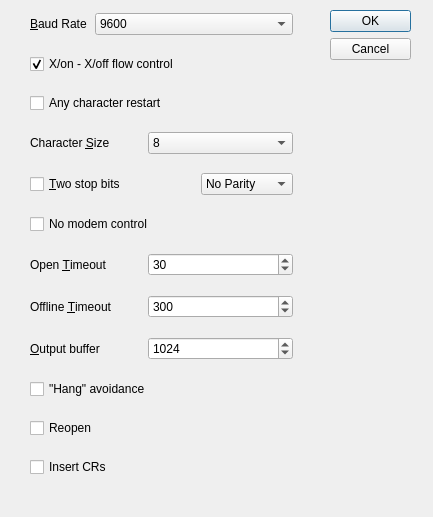
<?xml version="1.0" encoding="UTF-8"?>
<ui version="4.0">
 <class>serialparams</class>
 <widget class="QDialog" name="serialparams">
  <property name="geometry">
   <rect>
    <x>0</x>
    <y>0</y>
    <width>433</width>
    <height>517</height>
   </rect>
  </property>
  <property name="windowTitle">
   <string>Set serial line parameters</string>
  </property>
  <widget class="QDialogButtonBox" name="buttonBox">
   <property name="geometry">
    <rect>
     <x>330</x>
     <y>10</y>
     <width>81</width>
     <height>91</height>
    </rect>
   </property>
   <property name="orientation">
    <enum>Qt::Vertical</enum>
   </property>
   <property name="standardButtons">
    <set>QDialogButtonBox::Cancel|QDialogButtonBox::Ok</set>
   </property>
  </widget>
  <widget class="QWidget" name="layoutWidget">
   <property name="geometry">
    <rect>
     <x>30</x>
     <y>10</y>
     <width>263</width>
     <height>481</height>
    </rect>
   </property>
   <layout class="QGridLayout" name="gridLayout">
    <property name="horizontalSpacing">
     <number>8</number>
    </property>
    <property name="verticalSpacing">
     <number>16</number>
    </property>
    <item row="0" column="0">
     <widget class="QLabel" name="label">
      <property name="text">
       <string>&amp;Baud Rate</string>
      </property>
      <property name="buddy">
       <cstring>baudrate</cstring>
      </property>
     </widget>
    </item>
    <item row="0" column="1" colspan="3">
     <widget class="QComboBox" name="baudrate">
      <property name="toolTip">
       <string>This is the serial baud rate to be used</string>
      </property>
      <property name="currentIndex">
       <number>4</number>
      </property>
      <item>
       <property name="text">
        <string>1200</string>
       </property>
      </item>
      <item>
       <property name="text">
        <string>1800</string>
       </property>
      </item>
      <item>
       <property name="text">
        <string>2400</string>
       </property>
      </item>
      <item>
       <property name="text">
        <string>4800</string>
       </property>
      </item>
      <item>
       <property name="text">
        <string>9600</string>
       </property>
      </item>
      <item>
       <property name="text">
        <string>19200</string>
       </property>
      </item>
      <item>
       <property name="text">
        <string>38400</string>
       </property>
      </item>
     </widget>
    </item>
    <item row="1" column="0" colspan="4">
     <widget class="QCheckBox" name="xon">
      <property name="toolTip">
       <string>Select this for x/on-x/off flow control</string>
      </property>
      <property name="text">
       <string>X/on - X/off flow control</string>
      </property>
      <property name="checked">
       <bool>true</bool>
      </property>
     </widget>
    </item>
    <item row="2" column="0" colspan="4">
     <widget class="QCheckBox" name="xany">
      <property name="toolTip">
       <string>Select this to restart with any character when using X/on-X/off</string>
      </property>
      <property name="text">
       <string>Any character restart</string>
      </property>
     </widget>
    </item>
    <item row="3" column="0" colspan="2">
     <widget class="QLabel" name="label_2">
      <property name="text">
       <string>Character &amp;Size</string>
      </property>
      <property name="buddy">
       <cstring>csize</cstring>
      </property>
     </widget>
    </item>
    <item row="3" column="2" colspan="2">
     <widget class="QComboBox" name="csize">
      <property name="toolTip">
       <string>Size of each character</string>
      </property>
      <property name="currentIndex">
       <number>0</number>
      </property>
      <item>
       <property name="text">
        <string>8</string>
       </property>
      </item>
      <item>
       <property name="text">
        <string>7</string>
       </property>
      </item>
      <item>
       <property name="text">
        <string>6</string>
       </property>
      </item>
      <item>
       <property name="text">
        <string>5</string>
       </property>
      </item>
     </widget>
    </item>
    <item row="4" column="0" colspan="2">
     <widget class="QCheckBox" name="twostop">
      <property name="toolTip">
       <string>Two stop bits</string>
      </property>
      <property name="text">
       <string>&amp;Two stop bits</string>
      </property>
     </widget>
    </item>
    <item row="4" column="3">
     <widget class="QComboBox" name="parity">
      <property name="toolTip">
       <string>Whether parity bit and whether odd or even</string>
      </property>
      <item>
       <property name="text">
        <string>No Parity</string>
       </property>
      </item>
      <item>
       <property name="text">
        <string>Even Parity</string>
       </property>
      </item>
      <item>
       <property name="text">
        <string>Odd Parity</string>
       </property>
      </item>
     </widget>
    </item>
    <item row="5" column="0" colspan="3">
     <widget class="QCheckBox" name="clocal">
      <property name="toolTip">
       <string>Turn off modem control</string>
      </property>
      <property name="text">
       <string>No modem control</string>
      </property>
     </widget>
    </item>
    <item row="6" column="0" colspan="2">
     <widget class="QLabel" name="label_3">
      <property name="text">
       <string>Open &amp;Timeout</string>
      </property>
      <property name="buddy">
       <cstring>opento</cstring>
      </property>
     </widget>
    </item>
    <item row="6" column="2" colspan="2">
     <widget class="QSpinBox" name="opento">
      <property name="toolTip">
       <string>Timeout trying to open serial port before deciding it's offline</string>
      </property>
      <property name="maximum">
       <number>65535</number>
      </property>
      <property name="value">
       <number>30</number>
      </property>
     </widget>
    </item>
    <item row="7" column="0" colspan="2">
     <widget class="QLabel" name="label_4">
      <property name="text">
       <string>Offline &amp;Timeout</string>
      </property>
      <property name="buddy">
       <cstring>offlineto</cstring>
      </property>
     </widget>
    </item>
    <item row="7" column="2" colspan="2">
     <widget class="QSpinBox" name="offlineto">
      <property name="toolTip">
       <string>Timeout when trying to write to device before deciding it's offline</string>
      </property>
      <property name="maximum">
       <number>65535</number>
      </property>
      <property name="value">
       <number>300</number>
      </property>
     </widget>
    </item>
    <item row="8" column="0" colspan="2">
     <widget class="QLabel" name="label_5">
      <property name="text">
       <string>&amp;Output buffer</string>
      </property>
      <property name="buddy">
       <cstring>outbuffer</cstring>
      </property>
     </widget>
    </item>
    <item row="8" column="2" colspan="2">
     <widget class="QSpinBox" name="outbuffer">
      <property name="toolTip">
       <string>Output buffer size</string>
      </property>
      <property name="minimum">
       <number>1</number>
      </property>
      <property name="maximum">
       <number>1048576</number>
      </property>
      <property name="singleStep">
       <number>1024</number>
      </property>
      <property name="value">
       <number>1024</number>
      </property>
     </widget>
    </item>
    <item row="9" column="0" colspan="4">
     <widget class="QCheckBox" name="canhang">
      <property name="toolTip">
       <string>Try to avoid system hangup when devices locked</string>
      </property>
      <property name="text">
       <string>&quot;Hang&quot; avoidance</string>
      </property>
     </widget>
    </item>
    <item row="10" column="0" colspan="2">
     <widget class="QCheckBox" name="reopen">
      <property name="toolTip">
       <string>Close and reopen device after each job</string>
      </property>
      <property name="text">
       <string>Reopen</string>
      </property>
     </widget>
    </item>
    <item row="11" column="0" colspan="2">
     <widget class="QCheckBox" name="onlcr">
      <property name="toolTip">
       <string>Insert carriage returns before each linefeed (at driver level)</string>
      </property>
      <property name="text">
       <string>Insert CRs</string>
      </property>
     </widget>
    </item>
   </layout>
  </widget>
 </widget>
 <tabstops>
  <tabstop>baudrate</tabstop>
  <tabstop>xon</tabstop>
  <tabstop>xany</tabstop>
  <tabstop>csize</tabstop>
  <tabstop>twostop</tabstop>
  <tabstop>parity</tabstop>
  <tabstop>clocal</tabstop>
  <tabstop>opento</tabstop>
  <tabstop>offlineto</tabstop>
  <tabstop>outbuffer</tabstop>
  <tabstop>canhang</tabstop>
  <tabstop>reopen</tabstop>
  <tabstop>onlcr</tabstop>
  <tabstop>buttonBox</tabstop>
 </tabstops>
 <resources/>
 <connections>
  <connection>
   <sender>buttonBox</sender>
   <signal>accepted()</signal>
   <receiver>serialparams</receiver>
   <slot>accept()</slot>
   <hints>
    <hint type="sourcelabel">
     <x>248</x>
     <y>254</y>
    </hint>
    <hint type="destinationlabel">
     <x>157</x>
     <y>274</y>
    </hint>
   </hints>
  </connection>
  <connection>
   <sender>buttonBox</sender>
   <signal>rejected()</signal>
   <receiver>serialparams</receiver>
   <slot>reject()</slot>
   <hints>
    <hint type="sourcelabel">
     <x>316</x>
     <y>260</y>
    </hint>
    <hint type="destinationlabel">
     <x>286</x>
     <y>274</y>
    </hint>
   </hints>
  </connection>
 </connections>
</ui>
